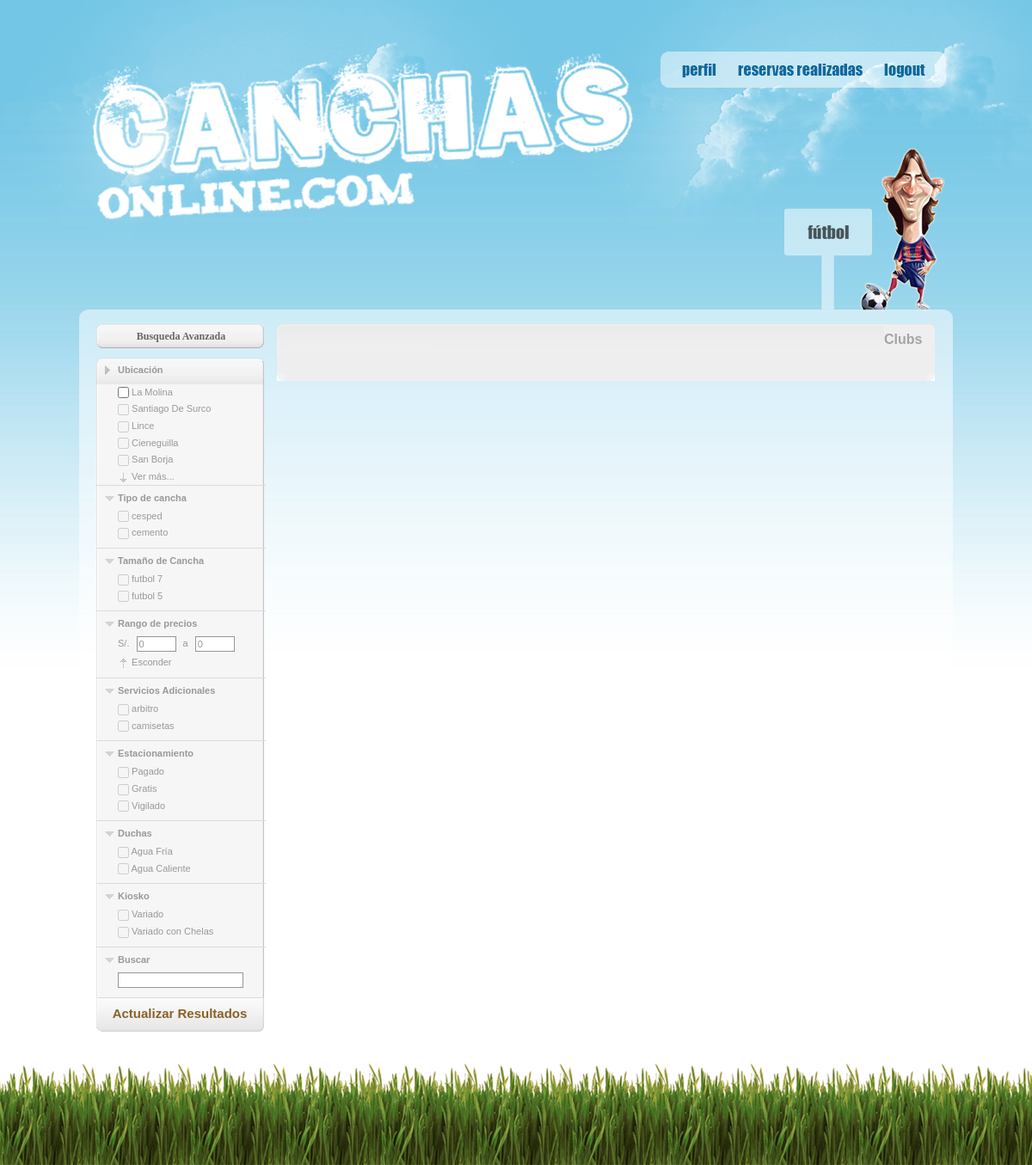
The app's page /deporte_index.php with its own data.
### tables this page shows
CREATE TABLE `distrito` (
  `ID_Distrito` int(10) unsigned NOT NULL AUTO_INCREMENT,
  `N_Nombre` varchar(45) NOT NULL,
  `C_Prioridad` int(10) unsigned DEFAULT '0',
  PRIMARY KEY (`ID_Distrito`)
);

CREATE TABLE `tipocancha` (
  `ID_TipoCancha` int(10) unsigned NOT NULL AUTO_INCREMENT,
  `N_Tipo` varchar(45) NOT NULL,
  `ID_Deporte` varchar(45) NOT NULL,
  PRIMARY KEY (`ID_TipoCancha`)
);

CREATE TABLE `tamcancha` (
  `ID_TamanoCancha` int(10) unsigned NOT NULL AUTO_INCREMENT,
  `N_Nombre` varchar(45) NOT NULL,
  `ID_Deporte` int(10) unsigned NOT NULL,
  PRIMARY KEY (`ID_TamanoCancha`)
);

CREATE TABLE `servicio` (
  `ID_Servicio` int(10) unsigned NOT NULL AUTO_INCREMENT,
  `N_Nombre` varchar(45) NOT NULL,
  `F_Opcional` smallint(5) unsigned NOT NULL DEFAULT '0',
  `ID_Deporte` int(10) unsigned NOT NULL,
  PRIMARY KEY (`ID_Servicio`)
);

### deporte_index.php (the view, shortened to what this page needs)
<?php
	$dep=$_GET["deporte"];
?>
<!DOCTYPE html PUBLIC "-//W3C//DTD XHTML 1.0 Transitional//EN" "http://www.w3.org/TR/xhtml1/DTD/xhtml1-transitional.dtd">
<html xmlns="http://www.w3.org/1999/xhtml">
<head>
<link rel="stylesheet" type="text/css" href="estilos/Estilo2.css" >
<link rel="stylesheet" type="text/css" href="estilos/Estilo.css" >
</head>
<body>
<div id="todo">
<div id="nubes">
<div id="pgSiteContainer" >
<div id="banner">
<div class="logo">
</div>
<div id="topmenu">
		<ul>
			<li><a href="perfil.php" id="topmenu1" accesskey="1" ><img src="images/perfil.gif" /></a></li>
			<li><a href="reservas.php" id="topmenu3" accesskey="2" ><img src="images/reservas.gif" /></a></li>
			<li><a href="logout.php" id="topmenu2" accesskey="3" ><img src="images/logout.gif" /></a></li>
		</ul>
	</div>
<?php
	if ($dep==1)
		print('<div class="top_futbol"> </div>');
	else if ($dep==2)
			print('<div class="top_tenis"> </div>');
?>
<div class="clearing">&nbsp;</div>
</div>
<div id="pgPageContent">
<div class="top">
</div>
<div class="cuerpo">
<div id="sa_wrapper">
  <div class="clearing">&nbsp;</div>
  <div id="sa_filters">
    <div id="featuredStores">
      <div id="featuresStoresContainer">
        <span style="font-family:Verdana; color:#666; font-size:12px; font-weight:bold; text-align:center;">Busqueda Avanzada</span>
      </div>
    </div>
     <form id="sa_filters_form" name="filters" method="GET" action="deporte_index.php">
      <div id="sa_filters_nav">
        <ul id="sa_filters_main">
          <li class="off">
            <h3 onclick="javascript:toggleFilter(this);" style="cursor:pointer;">Ubicación</h3>
            <ul id="vendorFilters" class="sa_filters_sub" style="overflow:auto;">
            <?php
				$result = mysql_query("SELECT * FROM distrito ORDER BY C_Prioridad DESC");
				$cont=0;
		 		while ($row = mysql_fetch_array($result)){
				$cont++;
				if ($cont<=5)
					$salida = ' <li id="'.$row["ID_Distrito"].'">
								<input disabled="disabled" name="vendorIds'.$cont.'" type="checkbox" value="'.$row["ID_Distrito"].'" onclick="consulta(this.form.name); " >
 								'.$row["N_Nombre"].'</li> ';
				else $salida = ' <li id="'.$row["ID_Distrito"].'" style="display:none; ">
								<input disabled="disabled" name="vendorIds'.$cont.'" type="checkbox" value="'.$row["ID_Distrito"].'" onclick="consulta(this.form.name); " >
 								'.$row["N_Nombre"].'</li> ';
				printf ($salida);}
			?>
              <li onclick="exposeAllVendors(this);" style="cursor:pointer;"><img src="images/sa_filters_seemoreArrow.gif" class="vMiddle"> <a style="text-decoration:none;color:#999999">Ver más...</a></li>
            </ul>
          </li>
          <li class="on">
            <h3 onclick="toggleFilter(this);" style="cursor:pointer;">Tipo de cancha</h3>
            <ul class="sa_filters_sub">
              <?php
			$cont=0;
				$result = mysql_query("SELECT * FROM tipocancha WHERE ID_Deporte=".$dep);
		 		while ($row = mysql_fetch_array($result)){
				$cont++;
				$salida = ' <li id="'.$row["ID_TipoCancha"].'">
							<input disabled="disabled" name="popup3'.$cont.'" type="checkbox" value="'.$row["ID_TipoCancha"].'" onclick="consulta(this.form.name); ">
 							'.$row["N_Tipo"].'</li> ';
				printf ($salida);
				}
			?>
            </ul>
          </li>
          <li class="on">
            <h3 onclick="toggleFilter(this);" style="cursor:pointer;">Tamaño de Cancha</h3>
            <ul class="sa_filters_sub">
             <?php
				$cont=0;
				$result = mysql_query("SELECT * FROM tamcancha WHERE ID_Deporte=".$dep);
		 		while ($row = mysql_fetch_array($result)){
				$cont++;
				$salida = ' <li id="'.$row["ID_TamanoCancha"].'">
							<input disabled="disabled" name="popup5'.$cont.'" type="checkbox" value="'.$row["ID_TamanoCancha"].'" onclick="consulta(this.form.name);">
 							'.$row["N_Nombre"].'</li> ';
				printf ($salida);}
			?>
            </ul>
          </li>
          <li class="on">
            <h3 onclick="toggleFilter(this);" style="cursor:pointer">Rango de precios</h3>
            <ul class="sa_filters_sub">
              <li>S/.
                <input name="lo_p" id="lo_p" value="0" class="priceRange" type="text" onkeyup="consulta(this.form.name);">
                a
                <input name="hi_p" id="hi_p" value="0" class="priceRange" type="text" onkeyup="consulta(this.form.name);">
              </li>
              <li><img src="images/sa_filters_hideArrow.gif" class="vMiddle"> <a onclick="togglePriceRangeFilter(this);" href="javascript:void(0);" class="seemore">Esconder</a></li>
            </ul>
          </li>
          <li class="on">
            <h3 onclick="toggleFilter(this);" style="cursor:pointer">Servicios Adicionales</h3>
            <ul class="sa_filters_sub">
            <?php
				$cont=0;
				$result = mysql_query("SELECT * FROM servicio WHERE F_Opcional=1 AND ID_Deporte=".$dep);
		 		while ($row = mysql_fetch_array($result)){
				$cont++;
				$salida = ' <li id="'.$row["ID_Servicio"].'">
							<input disabled="disabled" name="popup4'.$cont.'" type="checkbox" value="'.$row["N_Nombre"].'" onclick="consulta(this.form.name);">
 							'.$row["N_Nombre"].'</li> ';
				printf ($salida);}
			?>
			     </ul>
          </li>
          <li class="on">
            <h3 onclick="toggleFilter(this);" style="cursor:pointer">Estacionamiento</h3>
            <ul class="sa_filters_sub">
            	<li>
                <input disabled="disabled" type="checkbox" name="estacionamiento1" value="1" id="1" onclick="consulta(this.form.name); ">
               Pagado</li>
              <li>
                <input disabled="disabled" type="checkbox" name="estacionamiento2" value="1" id="1" onclick="consulta(this.form.name); ">
                Gratis</li>
              <li>
                <input disabled="disabled" type="checkbox" name="estacionamiento3" value="1" id="1" onclick="consulta(this.form.name); ">
                Vigilado</li>
            </ul>
          </li>
          <li class="on">
            <h3 onclick="toggleFilter(this);" style="cursor:pointer">Duchas</h3>
            <ul class="sa_filters_sub">
              <li>
                <input disabled="disabled" type="checkbox" name="duchas1" value="0" id="0" onclick="consulta(this.form.name); ">
                Agua Fr&iacute;a</li>
              <li>
                <input disabled="disabled" type="checkbox" name="duchas2" value="1" id="1" onclick="consulta(this.form.name); ">
                Agua Caliente</li>
            </ul>
          </li>
          <li class="on">
            <h3 onclick="toggleFilter(this);" style="cursor:pointer">Kiosko</h3>
            <ul class="sa_filters_sub">
              <li>
                <input disabled="disabled" type="checkbox" name="kiosko1" value="0" id="0" onclick="consulta(this.form.name);">
               Variado</li>
              <li>
                <input disabled="disabled" type="checkbox" name="kiosko2" value="1" id="1" onclick="consulta(this.form.name);">
              Variado con Chelas</li>
            </ul>
          </li>
          <li class="on">
            <h3 onclick="toggleFilter(this);" style="cursor:pointer">Buscar</h3>
            <ul class="sa_filters_sub">
              <li>
                <input type="text" value="" class="pg_search2" name="buscar" />
              </li>
            </ul>
          </li>
        </ul>
        <div id="updateFilterLink">
        	<input type="submit" value="Actualizar Resultados">
        </div>
      </div>
    </form>
    <div height="10">&nbsp;</div>
  </div>
  <div id="sa_content_wrapper">
    <div id="sa_content">
      <p class="spacer">&nbsp;</p>
      <form  id="productCompareForm" method="get" action="/laptop/p/13/compare/"  name="compare">
        <div id="sa_listTop">
        <div id="sortBy">
            <ul>
                <li ><em>Clubs</em></li>
            </ul>
        </div>
          <div id="sa_products">
            <div class="clearing">&nbsp;</div>
          </div>
         <div id="pg_pagination">
				<div class="clearing">&nbsp;</div>
				<div id="pg_paginationRight"></div>
			</div>
        </div>
      </form>
    </div>
  </div>
      <div class="clearing">&nbsp;</div>
    </div>
    </div>
  </div>
  <br>
</div>
<div id="footer">
 </div>
</div>
</div>
</body>
</html>

### estilos/Estilo.css (style rules this page uses)
html { background-color:#FFF; height:100%; height:100%!important; }
body { background-color:#FFF; background-image:url(../images/fondo.jpg); background-repeat:repeat-x; margin-left:0px; margin-right:0px; margin-bottom:0px; margin-top:0px; color:#252802; height:100%; height:100%!important; }
#banner { margin-left:auto; margin-right:auto; height:300px; width:1000px; }
#pgSiteContainer { min-width: 1016px; }
#pgPageContent { width:1016px; margin-left:auto; margin-right:auto; }
#pgPageContent .top { background-image:url(../images/top.png); background-repeat:no-repeat; height:10px; display:block; margin-bottom:0px; }
#pgPageContent .cuerpo { background-image:url(../images/body.png); background-repeat:repeat-y; margin-top:-20px; }
#topmenu { float: right; height:42px; width: 332px; background-image:url(../images/topmenu.png); background-repeat:none; }
#topmenu ul { list-style: none; line-height: normal; }
#topmenu li { display: inline; }
#topmenu a { display: block; float: left; margin: 0 0 0 15px; padding: 0 0 0 10px; padding-top:14px; text-transform: uppercase; text-decoration: none; font-size: x-small; font-weight: bold; color: #565913; border: 0px; }
#todo { width:100%; margin-left:0px; margin-right:0px; }
#nubes { background-image:url(../images/nubes.png); background-repeat:repeat-x; padding-top:60px; position:static; margin-left:0px; margin-right:0px; }
.clearing { clear: both; line-height: 1px; }
.logo { width:637px; height: 196px; float:left; background-image:url(../images/logo.png); background-repeat:no-repeat; }
#footer { height:121px; background-image:url(../images/pasto.gif); background-repeat:repeat-x; margin-top:-30px; position:bottom; }
.top_futbol { background-image:url(../images/top_futbol.png); background-repeat:no-repeat; width:188px; height:192px; float:right; position:bottom right; margin-top:69px; background-color:transparent; }

### records on screen
distrito: N_Nombre "La Molina"
distrito: N_Nombre "Santiago De Surco"
distrito: N_Nombre "Lince"
distrito: N_Nombre "Cieneguilla"
distrito: N_Nombre "San Borja"
tipocancha: N_Tipo "cesped"
tipocancha: N_Tipo "cemento"
tamcancha: N_Nombre "futbol 7"
tamcancha: N_Nombre "futbol 5"
servicio: N_Nombre "arbitro"
servicio: N_Nombre "camisetas"
